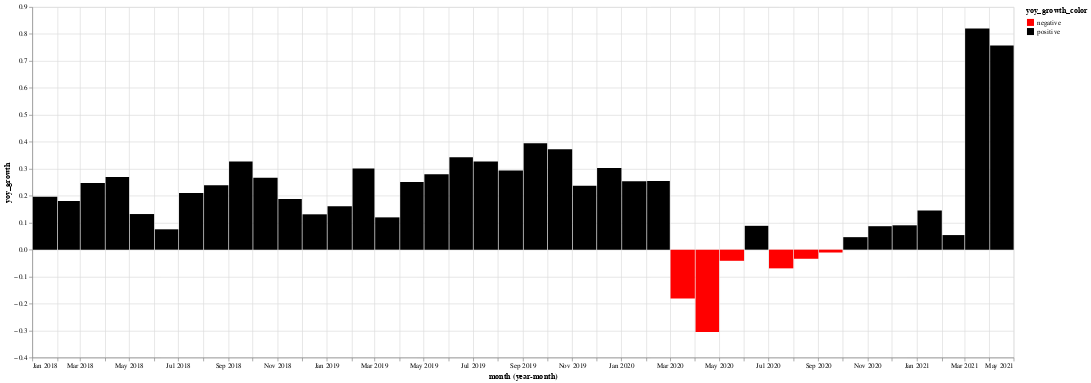

Write notebook code for a chart like this one.
### Code cell
domain = ['negative','positive']
range_ = ['red', 'black']

base.mark_bar().encode(
    y=alt.Y('yoy_growth'),
    color=alt.Color('yoy_growth_color', scale=alt.Scale(domain=domain, range=range_))
).properties(height=500,width=1400)

### Figure 1 — Vega-Lite specification as saved in the notebook (floating-point values rounded to 4 significant figures)
{"config": {"view": {"continuousWidth": 400, "continuousHeight": 300}}, "data": {"name": "data-f2b86c2c90fd5f0029333cfa9952ca70"}, "mark": "bar", "encoding": {"color": {"type": "nominal", "field": "yoy_growth_color", "scale": {"domain": ["negative", "positive"], "range": ["red", "black"]}}, "x": {"type": "temporal", "field": "month", "timeUnit": "yearmonth"}, "y": {"type": "quantitative", "field": "yoy_growth"}}, "height": 500, "width": 1400, "$schema": "https://vega.github.io/schema/vega-lite/v4.8.1.json", "datasets": {"data-f2b86c2c90fd5f0029333cfa9952ca70": [{"Category": "apparel & accessories", "month": "2018-01-01T00:00:00", "spend": 71920.0, "py_month": "2017-01-01T00:00:00", "py_spend": 60120.0, "yoy_growth": 0.1962, "yoy_growth_color": "positive"}, {"Category": "apparel & accessories", "month": "2018-02-01T00:00:00", "spend": 63240.0, "py_month": "2017-02-01T00:00:00", "py_spend": 53580.0, "yoy_growth": 0.1802, "yoy_growth_color": "positive"}, {"Category": "apparel & accessories", "month": "2018-03-01T00:00:00", "spend": 78430.0, "py_month": "2017-03-01T00:00:00", "py_spend": 62880.0, "yoy_growth": 0.2473, "yoy_growth_color": "positive"}, {"Category": "apparel & accessories", "month": "2018-04-01T00:00:00", "spend": 76220.0, "py_month": "2017-04-01T00:00:00", "py_spend": 60050.0, "yoy_growth": 0.2692, "yoy_growth_color": "positive"}, {"Category": "apparel & accessories", "month": "2018-05-01T00:00:00", "spend": 79040.0, "py_month": "2017-05-01T00:00:00", "py_spend": 69820.0, "yoy_growth": 0.1321, "yoy_growth_color": "positive"}, {"Category": "apparel & accessories", "month": "2018-06-01T00:00:00", "spend": 77630.0, "py_month": "2017-06-01T00:00:00", "py_spend": 72180.0, "yoy_growth": 0.07553, "yoy_growth_color": "positive"}, {"Category": "apparel & accessories", "month": "2018-07-01T00:00:00", "spend": 87100.0, "py_month": "2017-07-01T00:00:00", "py_spend": 72000.0, "yoy_growth": 0.2097, "yoy_growth_color": "positive"}, {"Category": "apparel & accessories", "month": "2018-08-01T00:00:00", "spend": 82430.0, "py_month": "2017-08-01T00:00:00", "py_spend": 66530.0, "yoy_growth": 0.2391, "yoy_growth_color": "positive"}, {"Category": "apparel & accessories", "month": "2018-09-01T00:00:00", "spend": 77770.0, "py_month": "2017-09-01T00:00:00", "py_spend": 58610.0, "yoy_growth": 0.327, "yoy_growth_color": "positive"}, {"Category": "apparel & accessories", "month": "2018-10-01T00:00:00", "spend": 109800.0, "py_month": "2017-10-01T00:00:00", "py_spend": 86690.0, "yoy_growth": 0.2665, "yoy_growth_color": "positive"}, {"Category": "apparel & accessories", "month": "2018-11-01T00:00:00", "spend": 107100.0, "py_month": "2017-11-01T00:00:00", "py_spend": 90160.0, "yoy_growth": 0.1875, "yoy_growth_color": "positive"}, {"Category": "apparel & accessories", "month": "2018-12-01T00:00:00", "spend": 120800.0, "py_month": "2017-12-01T00:00:00", "py_spend": 106800.0, "yoy_growth": 0.1311, "yoy_growth_color": "positive"}, {"Category": "apparel & accessories", "month": "2019-01-01T00:00:00", "spend": 83470.0, "py_month": "2018-01-01T00:00:00", "py_spend": 71920.0, "yoy_growth": 0.1606, "yoy_growth_color": "positive"}, {"Category": "apparel & accessories", "month": "2019-02-01T00:00:00", "spend": 82280.0, "py_month": "2018-02-01T00:00:00", "py_spend": 63240.0, "yoy_growth": 0.3012, "yoy_growth_color": "positive"}, {"Category": "apparel & accessories", "month": "2019-03-01T00:00:00", "spend": 87830.0, "py_month": "2018-03-01T00:00:00", "py_spend": 78430.0, "yoy_growth": 0.1198, "yoy_growth_color": "positive"}, {"Category": "apparel & accessories", "month": "2019-04-01T00:00:00", "spend": 95350.0, "py_month": "2018-04-01T00:00:00", "py_spend": 76220.0, "yoy_growth": 0.251, "yoy_growth_color": "positive"}, {"Category": "apparel & accessories", "month": "2019-05-01T00:00:00", "spend": 101100.0, "py_month": "2018-05-01T00:00:00", "py_spend": 79040.0, "yoy_growth": 0.2796, "yoy_growth_color": "positive"}, {"Category": "apparel & accessories", "month": "2019-06-01T00:00:00", "spend": 104200.0, "py_month": "2018-06-01T00:00:00", "py_spend": 77630.0, "yoy_growth": 0.3428, "yoy_growth_color": "positive"}, {"Category": "apparel & accessories", "month": "2019-07-01T00:00:00", "spend": 115600.0, "py_month": "2018-07-01T00:00:00", "py_spend": 87100.0, "yoy_growth": 0.3267, "yoy_growth_color": "positive"}, {"Category": "apparel & accessories", "month": "2019-08-01T00:00:00", "spend": 106600.0, "py_month": "2018-08-01T00:00:00", "py_spend": 82430.0, "yoy_growth": 0.2933, "yoy_growth_color": "positive"}, {"Category": "apparel & accessories", "month": "2019-09-01T00:00:00", "spend": 108500.0, "py_month": "2018-09-01T00:00:00", "py_spend": 77770.0, "yoy_growth": 0.3951, "yoy_growth_color": "positive"}, {"Category": "apparel & accessories", "month": "2019-10-01T00:00:00", "spend": 150700.0, "py_month": "2018-10-01T00:00:00", "py_spend": 109800.0, "yoy_growth": 0.3727, "yoy_growth_color": "positive"}, {"Category": "apparel & accessories", "month": "2019-11-01T00:00:00", "spend": 132400.0, "py_month": "2018-11-01T00:00:00", "py_spend": 107100.0, "yoy_growth": 0.2369, "yoy_growth_color": "positive"}, {"Category": "apparel & accessories", "month": "2019-12-01T00:00:00", "spend": 157400.0, "py_month": "2018-12-01T00:00:00", "py_spend": 120800.0, "yoy_growth": 0.3031, "yoy_growth_color": "positive"}, {"Category": "apparel & accessories", "month": "2020-01-01T00:00:00", "spend": 104600.0, "py_month": "2019-01-01T00:00:00", "py_spend": 83470.0, "yoy_growth": 0.2535, "yoy_growth_color": "positive"}, {"Category": "apparel & accessories", "month": "2020-02-01T00:00:00", "spend": 103200.0, "py_month": "2019-02-01T00:00:00", "py_spend": 82280.0, "yoy_growth": 0.2547, "yoy_growth_color": "positive"}, {"Category": "apparel & accessories", "month": "2020-03-01T00:00:00", "spend": 71890.0, "py_month": "2019-03-01T00:00:00", "py_spend": 87830.0, "yoy_growth": -0.1815, "yoy_growth_color": "negative"}, {"Category": "apparel & accessories", "month": "2020-04-01T00:00:00", "spend": 66250.0, "py_month": "2019-04-01T00:00:00", "py_spend": 95350.0, "yoy_growth": -0.3052, "yoy_growth_color": "negative"}, {"Category": "apparel & accessories", "month": "2020-05-01T00:00:00", "spend": 96970.0, "py_month": "2019-05-01T00:00:00", "py_spend": 101100.0, "yoy_growth": -0.04131, "yoy_growth_color": "negative"}, {"Category": "apparel & accessories", "month": "2020-06-01T00:00:00", "spend": 113500.0, "py_month": "2019-06-01T00:00:00", "py_spend": 104200.0, "yoy_growth": 0.08844, "yoy_growth_color": "positive"}, {"Category": "apparel & accessories", "month": "2020-07-01T00:00:00", "spend": 107500.0, "py_month": "2019-07-01T00:00:00", "py_spend": 115600.0, "yoy_growth": -0.06935, "yoy_growth_color": "negative"}, {"Category": "apparel & accessories", "month": "2020-08-01T00:00:00", "spend": 103000.0, "py_month": "2019-08-01T00:00:00", "py_spend": 106600.0, "yoy_growth": -0.03379, "yoy_growth_color": "negative"}, {"Category": "apparel & accessories", "month": "2020-09-01T00:00:00", "spend": 107300.0, "py_month": "2019-09-01T00:00:00", "py_spend": 108500.0, "yoy_growth": -0.0106, "yoy_growth_color": "negative"}, {"Category": "apparel & accessories", "month": "2020-10-01T00:00:00", "spend": 157700.0, "py_month": "2019-10-01T00:00:00", "py_spend": 150700.0, "yoy_growth": 0.04638, "yoy_growth_color": "positive"}, {"Category": "apparel & accessories", "month": "2020-11-01T00:00:00", "spend": 144000.0, "py_month": "2019-11-01T00:00:00", "py_spend": 132400.0, "yoy_growth": 0.08704, "yoy_growth_color": "positive"}, {"Category": "apparel & accessories", "month": "2020-12-01T00:00:00", "spend": 171600.0, "py_month": "2019-12-01T00:00:00", "py_spend": 157400.0, "yoy_growth": 0.09034, "yoy_growth_color": "positive"}, {"Category": "apparel & accessories", "month": "2021-01-01T00:00:00", "spend": 119800.0, "py_month": "2020-01-01T00:00:00", "py_spend": 104600.0, "yoy_growth": 0.145, "yoy_growth_color": "positive"}, {"Category": "apparel & accessories", "month": "2021-02-01T00:00:00", "spend": 108800.0, "py_month": "2020-02-01T00:00:00", "py_spend": 103200.0, "yoy_growth": 0.05413, "yoy_growth_color": "positive"}, {"Category": "apparel & accessories", "month": "2021-03-01T00:00:00", "spend": 130900.0, "py_month": "2020-03-01T00:00:00", "py_spend": 71890.0, "yoy_growth": 0.8202, "yoy_growth_color": "positive"}, {"Category": "apparel & accessories", "month": "2021-04-01T00:00:00", "spend": 116400.0, "py_month": "2020-04-01T00:00:00", "py_spend": 66250.0, "yoy_growth": 0.7569, "yoy_growth_color": "positive"}]}}
